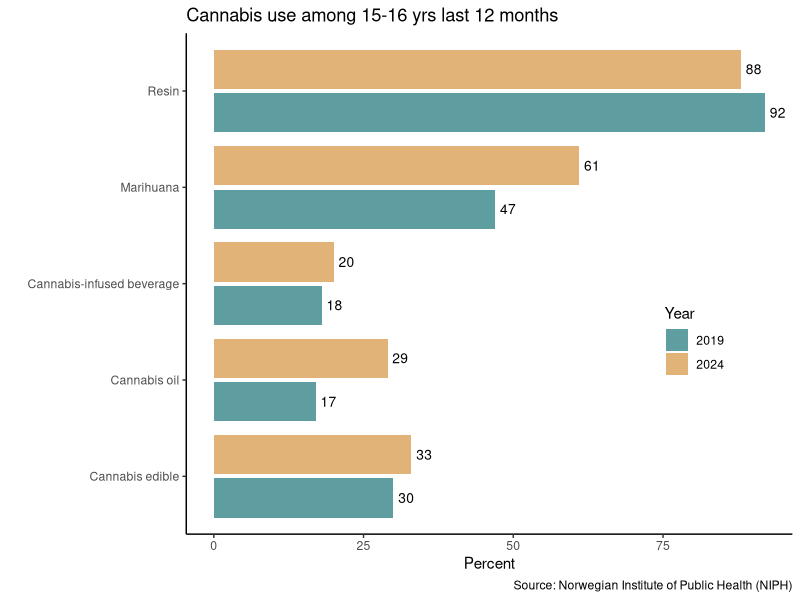

Reproduce this figure in R.
# Source: Norwegian Institute of Public Health (NIPH)
# Use of cannabis (ESPAD)
canUse <- data.frame(
  Year = c(1995, 1999, 2003, 2007, 2011, 2015, 2019, 2024),
  Noen_gang = c(6.0, 12.5, 8.9, 6.5, 5.5, 6.6, 8.4, 10.3),
  Siste_12_mnd = c(4.4, 9.1, 5.9, 4.7, 4.6, 5.0, 6.9, 8.0),
  Siste_30_dager = c(2.4, 4.1, 2.6, 2.7, 1.8, 1.9, 3.4, 3.8)
)


library(ggplot2)
library(data.table)
#Bruk av ulike cannabisprodukter (prosent) blant 15-16-åringer som oppga å ha brukt
#cannabis siste 12 måneder, 2019 og 2024.
# Cannabis use among 15-16 yrs last 12 months (ESPAD)
canType <- data.table(
  canprod = c(
    "Resin",
    "Marihuana",
    "Cannabis oil",
    "Cannabis edible",
    "Cannabis-infused beverage"
  ),
  y2019 = c(92, 47, 17, 30, 18),
  y2024 = c(88, 61, 29, 33, 20)
)

canType[, can := c("hasj", "marihuana", "canoil", "canspis", "candrikk")]
canTYP <- melt(canType, id.vars = c("canprod", "can"),
               value.name = "pro",
               measure.vars = c("y2019", "y2024"),
               variable.name = "year")
canTYP[, year := as.factor(sub("y", "", year))]

chc4 <- c("#5F9EA0", "#E1B378", "#BB7BDA", "#7C145C")

ggplot(canTYP, aes(x = canprod, y = pro, fill = year)) +
  geom_col(position = position_dodge2(width = 0.9)) +
  geom_text(aes(label = pro),
            position = position_dodge2(width = 0.9),
            hjust = -0.3, size = 3.5) +
  scale_fill_manual(values = chc4) +
  theme_classic() +
  labs(title = "Cannabis use among 15-16 yrs last 12 months", y = "Percent", x = "",
       fill = "Year", caption = "Source: Norwegian Institute of Public Health (NIPH)") +
  coord_flip() +
  theme(legend.position = c(0.9, 0.3),
        legend.justification = c(1, 0))
